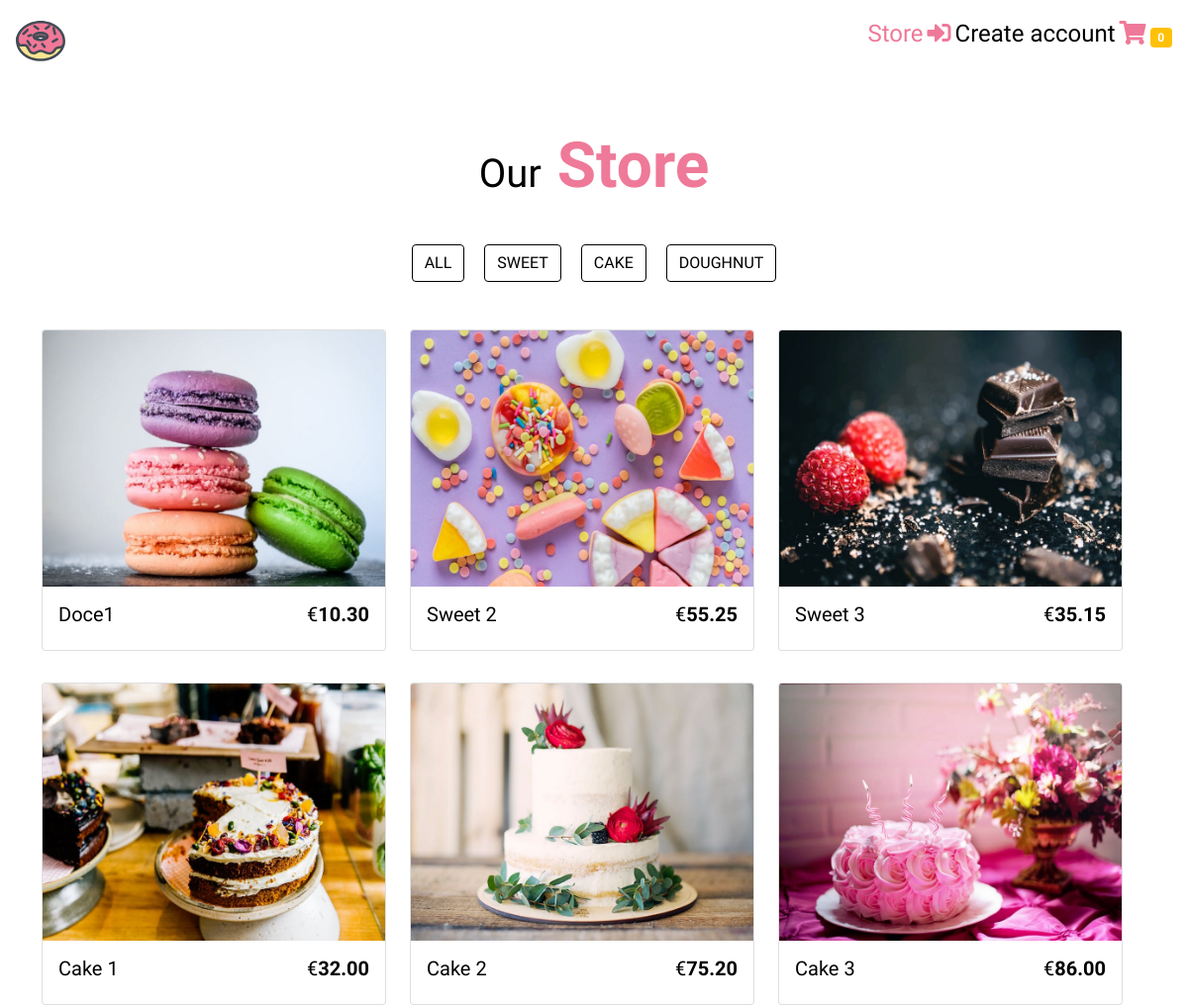
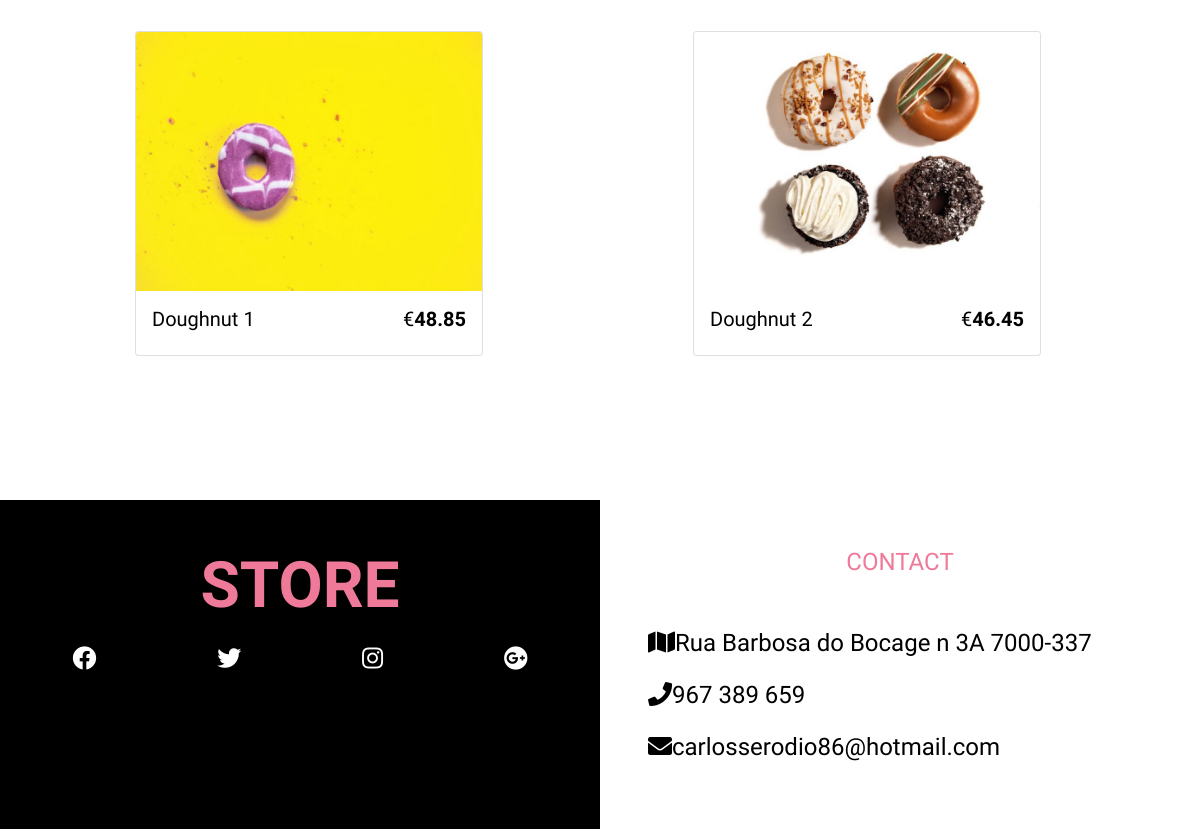
The page / on the database its author committed (2 pictures, top to bottom).
### tables this page shows
CREATE TABLE `products` (
  `id_product` int(10) UNSIGNED NOT NULL,
  `category` varchar(50) DEFAULT NULL,
  `product_name` varchar(50) DEFAULT NULL,
  `description` varchar(200) DEFAULT NULL,
  `image` varchar(200) DEFAULT NULL,
  `price` decimal(6,2) DEFAULT NULL,
  `stock` int(11) DEFAULT NULL,
  `visible` tinyint(4) DEFAULT NULL,
  `created_at` datetime DEFAULT NULL,
  `updated_at` datetime DEFAULT NULL,
  `deleted_at` datetime DEFAULT NULL,
  `active` tinyint(4) DEFAULT NULL,
  `price_without_VAT` decimal(6,2) DEFAULT NULL,
  `VAT` decimal(6,2) DEFAULT NULL
);

### core/controllers/Main.php (called while the page is built, shortened)
<?php
        class Main
        {
                public function index()
                {
                        $products = new products();
                        $c = 'todos';
                        $products_list = $products->products_list_available($c);
                        $category_list = $products->category_list();
                        $data =
                        [
                            'products' => $products_list,
                            'categorys' => $category_list
                        ];
                        Store::Layout
                        (
                            [
                                'layouts/html_header',
                                'layouts/header',
                                'store',
                                'layouts/footer',
                                'layouts/html_footer',
                            ],
                            $data
                        );
                }
        }
?>

### core/routes.php (called while the page is built, shortened)
<?php
        $acao = 'home_page';
        $partes = explode('@',$routes[$acao]);
        $metodo = $partes[1];
        $ctr = new $controlador();
        $ctr->$metodo();

### public/index.php (called while the page is built, shortened)
<?php
        require_once('../core/routes.php');

### core/models/Products.php (called while the page is built, shortened)
<?php
    class products
    {
            public function products_list_available($category)
            {
                    $bd = new Database();
                    $sql = "SELECT * FROM products ";
                    $sql .= "WHERE visible = 1 ";
                    $products = $bd->select($sql);
                    return $products;
            }
            public function category_list()
            {
                    $bd = new Database();
                    $resultados = $bd->select("SELECT DISTINCT category FROM products");
                    $categorys = [];
                    foreach($resultados as $resultado)
                    {
                        array_push($categorys, $resultado->category);
                    }
                    return $categorys;
            }
    }

### core/classes/Database.php (called while the page is built, shortened)
<?php
        class Database
        {
                private $connection;
                private function connect()
                {
                        $this->connection = new PDO(
                            'mysql:'.
                            'host='.MYSQL_SERVER.';'.
                            'dbname='.MYSQL_DATABASE.';'.
                            'charset='.MYSQL_CHARSET,
                            MYSQL_USER,
                            MYSQL_PASS,
                            array(PDO::ATTR_PERSISTENT => true)
                        );
                        $this->connection->setAttribute(PDO::ATTR_ERRMODE, PDO::ERRMODE_WARNING);
                }
                private function disconnect()
                {
                        $this->connection = null;
                }
                    public function select($sql, $parameters = null)
                    {
                            $sql = trim($sql);
                            $resultados = null;
                            try
                            {
                                    if(!empty($parameters))
                                    {
                                            $executar = $this->connection->prepare($sql);
                                            $executar->execute($parameters);
                                            $resultados = $executar->fetchAll(PDO::FETCH_CLASS);
                                    }
                                    else
                                    {
                                            $executar = $this->connection->prepare($sql);
                                            $executar->execute();
                                            $resultados = $executar->fetchAll(PDO::FETCH_CLASS);
                                    }
                            }
                            catch (PDOException $e)
                            {
                                    return false;
                            }
                            return $resultados;
                    }
        }

### core/views/store.php (the view, shortened to what this page needs)
<div class="container-fluid espaco-background">
    <section id="store" class=" py-5">
          <div class="container">
              <div class="row">
                  <div class="col-10 mx-auto  col-sm-6 text-center">
                    <h1 class="text-capitalize">our<strong class="banner-title">
                      store
                    </strong></h1>
                  </div>
              </div>
                <div class="row">
                        <div class="col-12 text-center my-4">
                                <a href="?a=store&c=todos" class="btn btn-black text-uppercase filter-btn m-2">
                                    All
                                </a>
                              <?php foreach($categorys as $category ): ?>
                                <a href="?a=store&c=<?= $category ?>" class="btn btn-black text-uppercase filter-btn m-2">
                                    <?= ucfirst(preg_replace("/\_/"," ",$category))  ?>
                                </a>
                              <?php endforeach; ?>
                        </div>
                </div>
                <div class="row">
                    <?php if(count($products) == 0 ):  ?>
                      <div class="text-center my-5">
                          <h3>Nao existem products dispniveis.</h3>
                      </div>
                </div>
          </div>
        <?php else:  ?>
                <div class="row store-items" id="store-items">
                        <?php foreach($products as $product): ?>
                                <div class="col-10 col-sm-6 col-lg-4 mx-auto my-3 store-item sweets" data-item='sweets'>
                                    <div class="card single-item">
                                            <div class="img-container">
                                              <img src="assets/images/products/<?= $product->image?>"  class="card-img-top store-img">
                                            </div>
                                            <div class="card-body">
                                                <div class="card-text d-flex justify-content-between text-capitalize">
                                                  <h5 id="store-item-name">
                                                    <?= $product->product_name ?>
                                                  </h5>
                                                  <h5 class="sore-item-value">
                                                    €<strong id="storem-item-price" class="font-weight-bold"><?= $product->price ?></strong>
                                                  </h5>
                                                </div>
                                            </div>
                                    </div>
                                </div>
                        <?php endforeach;  ?>
                      <?php endif;   ?>
                </div>
    </section>
</div>

### core/classes/Store.php (shortened to what this page needs)
<?php
        class Store
        {
                public static function Layout($estruturas, $data = null)
                {
                        foreach($estruturas as $estrutura)
                        {
                            include("../core/views/$estrutura.php");
                        }
                }
                public static function is_customer_logged_in()
                {
                        return isset($_SESSION['customer']);
                }
        }

### core/views/layouts/html_header.php (shortened to what this page needs)
<!DOCTYPE html>
<html lang="pt">
<head>
	<link rel="stylesheet" type="text/css" href="assets/css/bootstrap.min.css">
	<link rel="stylesheet" type="text/css" href="assets/css/app.css">
	<link rel="stylesheet" type="text/css" href="assets/css/all.min.css">
	<link rel="stylesheet" type="text/css" href="assets/datatables/datatables.min.css"/>
</head>
<body>

### core/views/layouts/header.php (shortened to what this page needs)
<?php
		$total_products = 0;
 ?>
			<div class="container-fluid navegacao">
					<div class="row ">
							<div class="col-6 p-3 ">
								<a href="?a=store">
								<img src="assets/images/icon/logo.svg" alt="main icon">
								</a>
							</div>
							<div class="col-6 text-end p-3">
								<a href="?a=store" class="nav-item-inv"> Store</a>
									<?php if(Store::is_customer_logged_in()): ?>
										<a onclick="apresentarModalProfile()" class="fas fa-user mr-2 nav-item"><i class="nav-item"> <?= $_SESSION['nome_customer']  ?></i></a>
										<a onclick="logout()" class="nav-item-inv"><i class="fas fa-sign-out-alt"></i></a>
									<?php else: ?>
										<a id="user_login" onclick="apresentarModalLogin()" class="nav-item-inv"><i class="fas fa-sign-in-alt"></i></a>
										<a id="add_button" onclick="apresentarModalAdd()" class="nav-item"> Create account</a>
									<?php endif; ?>
								<a  id="cart_modal" onclick="apresentarModalEncomenda()" class="nav-item-inv"><i class="fas fa-shopping-cart"></i></a>
								<span class="badge bg-warning" id="cart">
									<?= $total_products == 0 ? '0' : $total_products ?>
								</span>
							</div>
					</div>
			</div>

### core/views/layouts/footer.php
<footer>
      <div class="container-fluid bottom">
              <div class="row">
                        <div class="col-md-6 footer-title py-5">
                            <h1 class="text-capitalize text-center">
                              <strong class="banner-title" >STORE</strong>
                            </h1>
                            <div class="footer-icons mt-3 d-flex justify-content-around">
                              <a href="#" class="footer-icon">
                                <i class="fab fa-facebook"></i>
                              </a>
                              <a href="#" class="footer-icon">
                                <i class="fab fa-twitter"></i>
                              </a>
                              <a href="#" class="footer-icon">
                                <i class="fab fa-instagram"></i>
                              </a>
                              <a href="#" class="footer-icon">
                                <i class="fab fa-google-plus"></i>
                              </a>
                            </div>
                        </div>
                        <div class="col-md-6 footer-contact text-center p-5">
                              <h3 class="mb-5 nav-item-inv">CONTACT</h3>
                              <p class="d-flex flew-wrap nav-item">
                                  <span class="mr-4">
                                    <i class='fas fa-map'></i>
                                  </span>
                                  <span class="mr-4">
                                    Rua Barbosa do Bocage n 3A 7000-337
                                  </span>
                              </p>
                              <p class="d-flex flew-wrap nav-item">
                                <span class="mr-4">
                                  <i class="fas fa-phone"></i>
                                </span>
                                <span class="mr-4">
                                  967 389 659
                                </span>
                              </p>
                              <p class="d-flex flew-wrap nav-item">
                                <span class="mr-4">
                                  <i class="fas fa-envelope"></i>
                                </span>
                                <span class="mr-4">
                                <a href="mailto:carlosserodio86@hotmail.com" class="nav-item">carlosserodio86@hotmail.com</a>
                                </span>
                              </p>
                        </div>
              </div>
      </div>
</footer>

### core/views/layouts/html_footer.php (shortened to what this page needs)
</body>
</html>

### public/assets/css/app.css (style rules this page uses)
:root { --mainPink: #ef7998; --mainYellow: rgb(249, 228, 148); --mainWhite: #fff; --mainBlack: #000; --yellowTrans: rgba(249, 228, 148, 0.5); --mainGrey: rgb(238, 238, 238); }
body { font-family: "Kaushan Script", cursive; background: var(--mainWhite); color: var(--mainBlack); }
.btn-black { color: var(--mainBlack)!important; border-color: var(--mainBlack)!important; }
.nav-item-inv { text-decoration: none; color: white; color: var(--mainPink); transition: all 1s ease-in-out; font-size: 1.5rem; }
.nav-item { text-decoration: none; color: white; color: var(--mainBlack); transition: all 1s ease-in-out; font-size: 1.5rem; }
.espaco-background { margin-bottom: 80px; }
.single-item { transition: all 0.3 linear; }
.img-container { position: relative; overflow: hidden; cursor: pointer; }
.store-img { transition: all 1s ease-in-out; }
.banner-title { color: var(--mainPink); font-size: 4rem; }
.footer-title { background: var(--mainBlack); }
.footer-contact { background: var(--mainGray); }
.footer-icon { font-size: 1.5rem; color: var(--mainWhite); transition: all 0.4 ease-in-out; }

### rows shown on the page
products: image (picture), product_name "Doce1", price "10.30"
products: image (picture), product_name "Sweet 2", price "55.25"
products: image (picture), product_name "Sweet 3", price "35.15"
products: image (picture), product_name "Cake 1", price "32.00"
products: image (picture), product_name "Cake 2", price "75.20"
products: image (picture), product_name "Cake 3", price "86.00"
products: image (picture), product_name "Doughnut 1", price "48.85"
products: image (picture), product_name "Doughnut 2", price "46.45"

### other values the page prints
preg_replace("/\_/"," ",$category) "SWEET"
preg_replace("/\_/"," ",$category) "CAKE"
preg_replace("/\_/"," ",$category) "DOUGHNUT"
